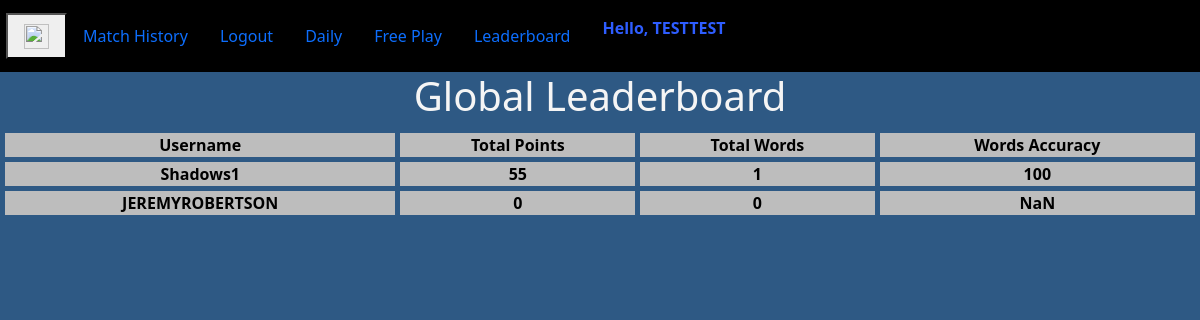
The app's page /leaderboard (signed in) with its own data.
### app/models.py (models this page shows, shortened)
class User(UserMixin,db.Model):
    id = db.Column(db.Integer, primary_key=True)
    username = db.Column(db.String(64), index=True, unique=True)
    password_hash = db.Column(db.String(128))
    histories = db.relationship('History', backref='user')

class History(db.Model):
    id = db.Column(db.Integer, primary_key=True)
    user_id = db.Column(db.Integer, db.ForeignKey('user.id'))
    date = db.Column(db.DateTime, nullable=False)
    letters = db.Column(db.String(2), nullable=False)
    points = db.Column(db.Integer, nullable=False)
    totalWords = db.Column(db.Integer, nullable=False)
    wordAccuracy = db.Column(db.Integer,nullable=False)
    def __repr__(self):
        return f"<id = {self.id}, user = {self.user_id}, letters = {self.letters}, points = {self.points}, totalWords = {self.totalWords}, wordAccuracy = {self.wordAccuracy} date = {self.date}>"

### app/routes.py (the view)
@app.route('/leaderboard')
def leaderboard():
    leaderboard=[]
    usersList = User.query.all()
    for user in usersList:
        dates = []
        user_histories = user.histories
        print(user_histories)
        if user_histories == []:
            continue
        if str(user_histories[-1].date.date()) == str(date.today()):
            leaderboard.append(
                {
                    "username":user.username,
                    "points":user_histories[-1].points,
                    "totalWords":user_histories[-1].totalWords,
                    "wordAccuracy":user_histories[-1].wordAccuracy
                }
            )
    print(leaderboard)
    leaderboard.sort(key = lambda x : x.get('points'), reverse=True)
    return render_template('leaderboard.html',title="Leaderboard",data=leaderboard)

### app/models.py (called while the page is built)
@login.user_loader
def load_user(id):
    return User.query.get(int(id))

### app/templates/leaderboard.html
{% extends "base.html" %}
{% block content %}
<h1>Global Leaderboard</h1>
<table class="center" style="width: 100%">
    <tr>
        <th>Username</th>
        <th>Total Points</th>
        <th>Total Words</th>
        <th>Words Accuracy</th>
    </tr>
    {% for item in data %}
        <tr>
            <th>{{ item.username }}</th>
            <th>{{ item.points }}</th>
            <th>{{ item.totalWords }}</th>
            <th>{{ item.wordAccuracy }}</th>
        </tr>
    {% endfor %}
</table>
{% endblock %}

### app/templates/base.html (shortened to what this page needs)
<!DOCTYPE html>
<html lang="en">
<head>
    <link rel="stylesheet" href="{{ url_for('static',filename='CSS/Styles.css') }}">
    <link rel="stylesheet" href="{{ url_for('static',filename='CSS/keyboard.css') }}">
    <link rel="stylesheet" href="{{ url_for('static',filename='CSS/Popup.css') }}">
    <link rel="stylesheet" href="{{ url_for('static',filename='CSS/countdown.css') }}">
    <link rel="stylesheet" href="{{ url_for('static',filename='CSS/startButton.css') }}">
    <link rel="stylesheet" href="{{ url_for('static',filename='CSS/timer.css') }}">
    <link href="https://cdn.jsdelivr.net/npm/bootstrap@5.0.2/dist/css/bootstrap.min.css" rel="stylesheet">
</head>
<body id="keys">
    <nav class="navbar navbar-expand-lg" id="nav">
        <button class="nav-link" type="button" onclick="imageChange()"> <img src="https://w7.pngwing.com/pngs/131/14/png-transparent-audio-mute-sound-speaker-volume-basic-web-elements-icon.png" id="myImg" width="25" height="25" /></button>
        {% if current_user.is_anonymous %}
            <a class="nav-link" href="{{ url_for('login') }}">LOGIN</a>
            <a class="nav-link" href="{{ url_for('register') }}">REGISTER</a>
        {% else %}
            <a class="nav-link" href="{{ url_for('matchHistory') }}">Match History</a>
            <a class="nav-link" href="{{ url_for('logout') }}">Logout</a>
            <a class="nav-link" href="{{ url_for('daily') }}">Daily</a>
        {% endif %}
            <a class="nav-link" href="{{ url_for('free_play') }}">Free Play</a>
            <a class="nav-link" href="{{ url_for('leaderboard') }}">Leaderboard</a>
        {% if not current_user.is_anonymous %}
            <p class="nav-link" id="user"> Hello, {{current_user.username}} </p>
        {% endif %}
    </nav>
    {% block content %}
    {% endblock %}
</body>
</html>

### app/static/CSS/Styles.css (style rules this page uses)
body { text-align: center; }
#keys { background-color: #2E5984; }
html { background-color: #2E5984; }
h1 { color: whitesmoke; }
nav { background-color: black; padding-left: 0.5%; }
table.center { color: black; margin-left: auto; margin-right: auto; border-collapse: separate; border-spacing: 5px; }
th, td { background-color: #bdbdbd; }
#user { color: #2e5dff; font-weight: bold; }
#myImg { width: 25px; height: 25px; }

### app/static/CSS/Popup.css (style rules this page uses)
*, *:before, *:after { padding: 0; margin: 0; box-sizing: border-box; }

### records on screen
User: username "TESTTEST"
User: username "Shadows1", points "55", totalWords "1", wordAccuracy "100"
User: username "JEREMYROBERTSON"
History: wordAccuracy "NaN"

### other values on screen
{{ item.points }} "0"
{{ item.totalWords }} "0"
